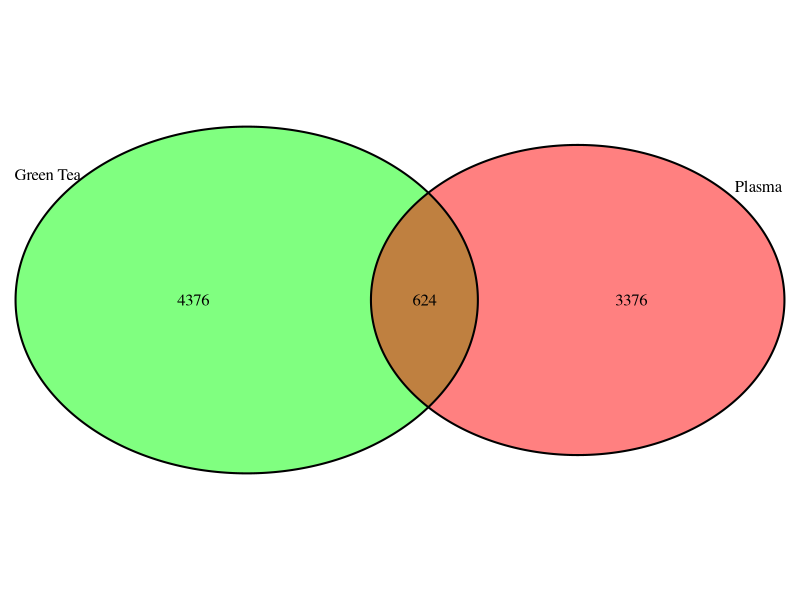
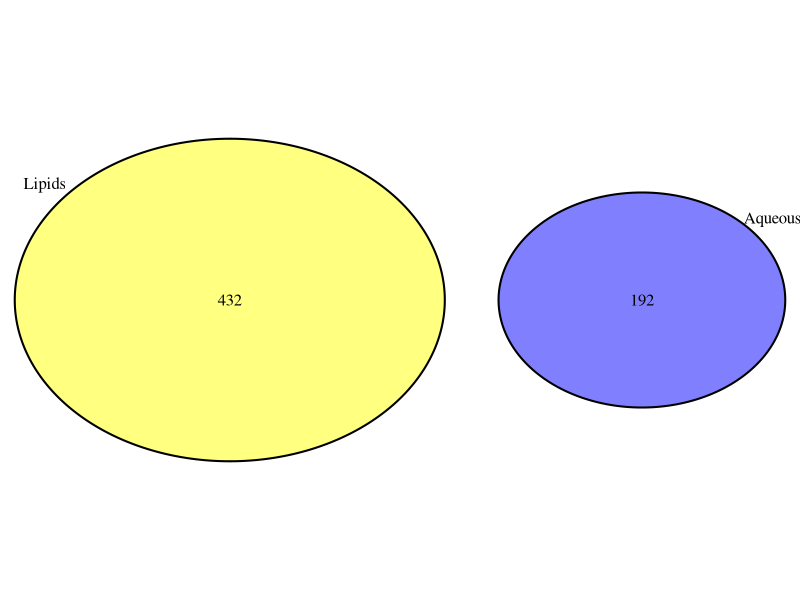
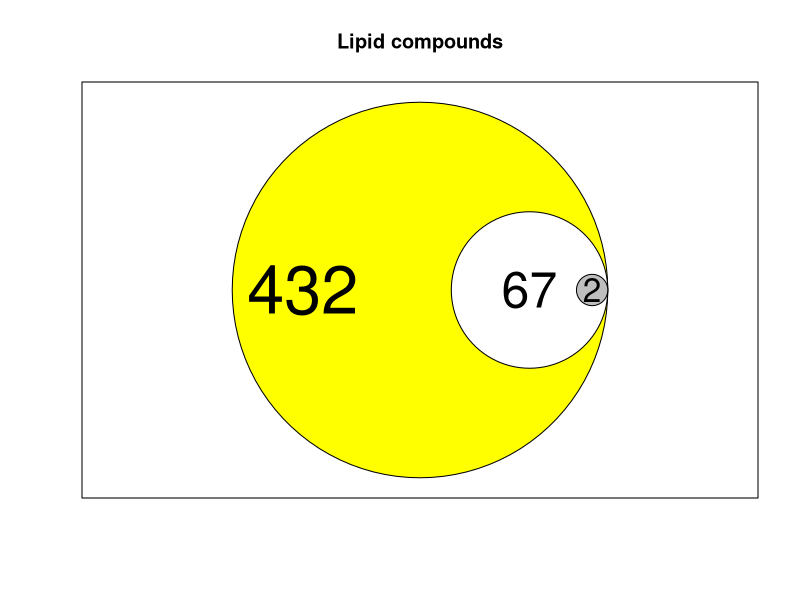
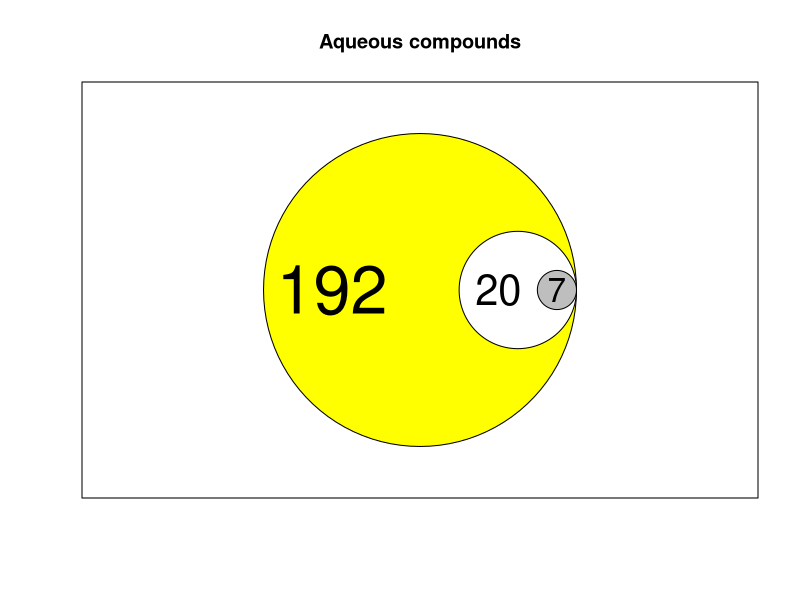

These charts were generated, in order, by the following R code:
# load Venn diagram package
library("VennDiagram")
library(tidyverse)
library(plotrix)

# move to new plotting page
grid.newpage()

# create Venn diagram with four sets
draw.pairwise.venn(area1=5000, area2=4000, cross.area=432+192,
               category=c("Green Tea","Plasma"),
               fill=c("Green","Red"))
#new page
grid.newpage()

draw.pairwise.venn(area1=432, area2=192, cross.area=0,
                   category=c("Lipids","Aqueous"),
                   fill=c("Yellow","Blue"))

# Lipids venn diagram
# tbh I just ripped this off https://stackoverflow.com/questions/42264951/how-to-adjust-the-position-of-circles-when-plotting-venn-diagram
area1 = 432 
area2 = 67
area3 = 2
r1 = round(sqrt(area1/pi))
r2 = round(sqrt(area2/pi))
r3 = round(sqrt(area3/pi))
xc = 8
yc = 8
plot(0:40,0:40,type="n",xlab="",ylab="",main="Lipid compounds", xaxt='n', yaxt='n')
draw.circle(xc+r1,yc+r1,r1,border="black", col="Yellow",lty=1,lwd=1)
draw.circle(xc+2*r1-r2,yc+r1,r2,border="black", col="White",lty=1,lwd=1)
draw.circle(xc+2*r1-r3,yc+r1,r3, border="black", col="Grey", lty=1, lwd=1)
text(xc+(r1-r2)/2+1,yc+r1, area1, cex=4) 
text(xc+2*r1-r2,yc+r1, area2, cex=3)  
text(xc+2*r1-r3,yc+r1, area3, cex=2) 


# Aqueous
area1 = 192 
area2 = 20
area3 = 7
r1 = round(sqrt(area1/pi))
r2 = round(sqrt(area2/pi))
r3 = round(sqrt(area3/pi))
xc = round(sqrt(area1/pi))
yc =round(sqrt(area1/pi))
plot(0:32,0:32,type="n",xlab="",ylab="",main="Aqueous compounds", xaxt='n', yaxt='n')
draw.circle(xc+r1,yc+r1,r1,border="black", col="Yellow",lty=1,lwd=1)
draw.circle(xc+2*r1-r2,yc+r1,r2,border="black", col="White",lty=1,lwd=1)
draw.circle(xc+2*r1-r3,yc+r1,r3, border="black", col="Grey", lty=1, lwd=1)
text(xc+(r1-r2)/2+1,yc+r1, area1, cex=4) 
text(xc+2*r1-r2-1,yc+r1, area2, cex=2.5)  
text(xc+2*r1-r3,yc+r1, area3, cex=2) 
